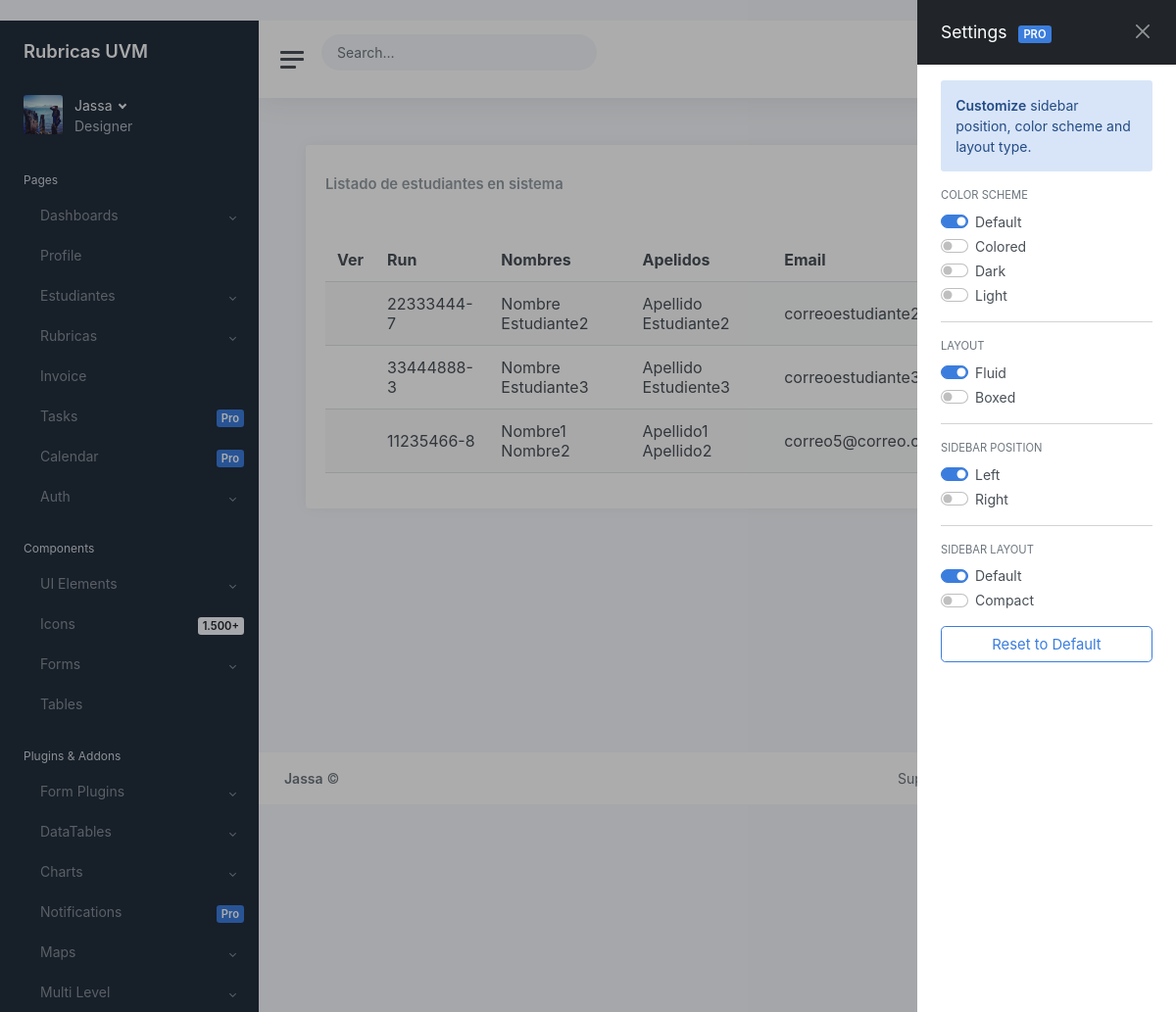
Page /students_list (signed in) on the earlier database version.
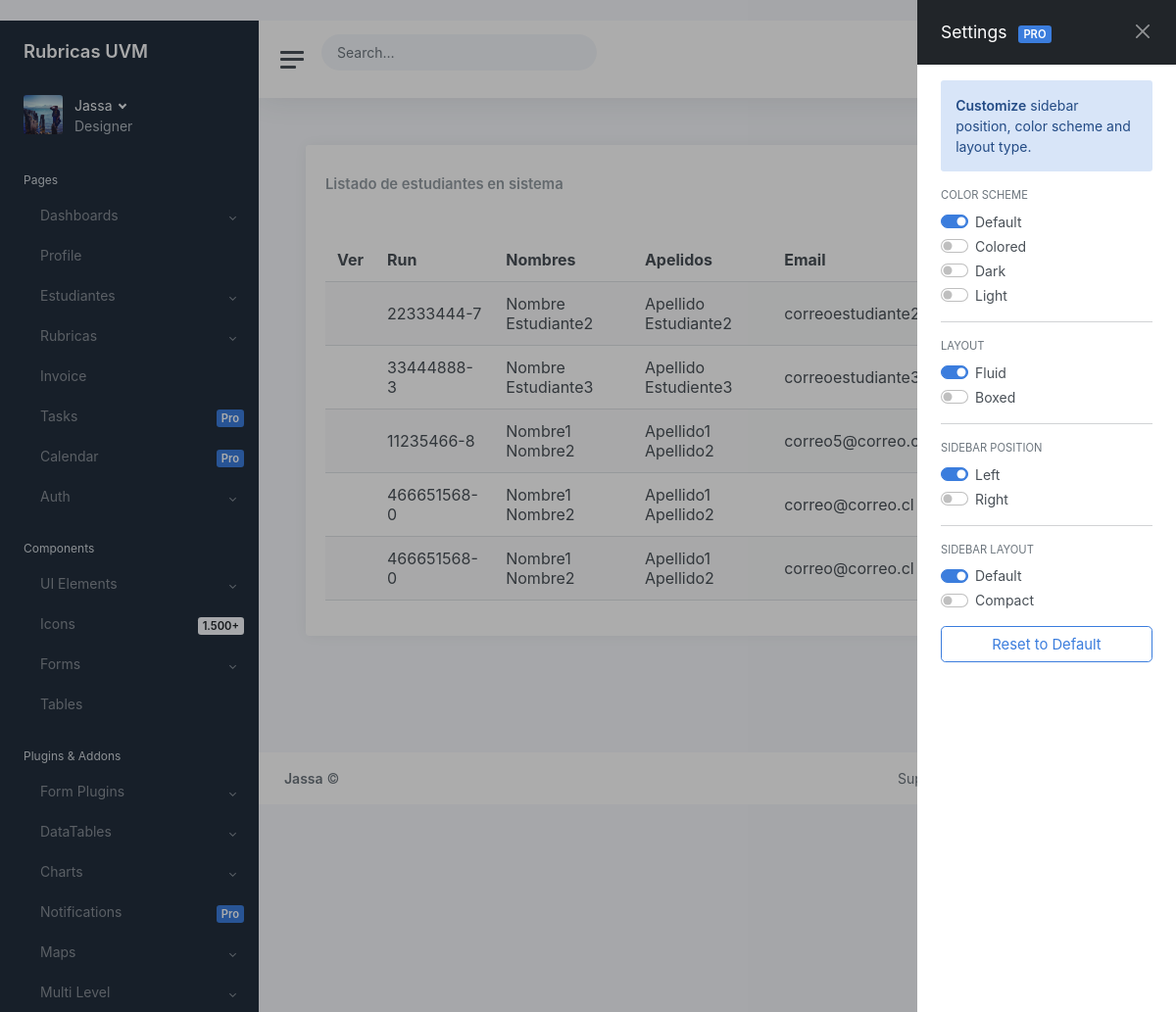
Same page on the later database version.
### main/models.py (models this page shows, shortened)
class Usuario(models.Model):
    user = models.OneToOneField(User, on_delete=models.CASCADE)
    names = models.CharField(max_length=50)
    last_names = models.CharField(max_length=50)
    profile_image = models.ImageField(null=True, blank=True, upload_to='images/')
    personal_info = models.TextField()
    email = models.EmailField(max_length=50)
    @staticmethod
    def get_usuario(request):
        user = request.user
        usuario = Usuario.objects.get(user = user)
        return usuario

class Estudiante(models.Model):
    run = models.CharField(max_length=20)
    email = models.EmailField(max_length=50)
    names = models.CharField(max_length=50)
    surenames = models.CharField(max_length=50)
    adress = models.CharField(max_length=250)
    city = models.CharField(max_length=20)
    fono = models.CharField(max_length=10)

### main/views.py (the view)
# urls.py: path('students_list',views.students_list, name='students_list'),
def students_list(request):
    usuario = Usuario.get_usuario(request)
    estudiantes = Estudiante.objects.all()
    return render(request, 'students_list.html', {'usuario':usuario, 'estudiantes':estudiantes})

### templates/students_list.html (shortened to what this page needs)
{% extends 'base_templates/base.html' %}
{% load static %}
{% block content %}
    <main class="content">
        <div class="container-fluid p-0">
            <div class="row">
                <div class="col-12">
                    <div class="card">
                        <div class="card-header">
                            <h5 class="card-title pt-3">Listado de estudiantes en sistema</h5>
                        </div>
                        <div class="card-body">
                            <table id="datatables-reponsive" class="table table-striped" style="width:100%">
                                <thead>
                                    <tr>
                                        <th>Ver</th>
                                        <th>Run</th>
                                        <th>Nombres</th>
                                        <th>Apelidos</th>
                                        <th>Email</th>
                                        <th>Opciones</th>
                                    </tr>
                                </thead>
                                <tbody>
                                    {% for estudiante in estudiantes %}
                                        <tr>
                                            <td class="text-center">
                                            </td>
                                            <td>{{ estudiante.run }}</td>
                                            <td>{{ estudiante.names | title }}</td>
                                            <td>{{ estudiante.surenames | title }}</td>
                                            <td>{{ estudiante.email }}</td>
                                            <td class="text-center">
                                            </td>
                                        </tr>
                                    {% endfor %}
                                </tbody>
                            </table>
                        </div>
                    </div>
                </div>
            </div>
        </div>
    </main>
{% endblock %}

### templates/base_templates/base.html (shortened to what this page needs)
﻿{% load static %}
<!DOCTYPE html>
<html lang="en">
<head>
	<link rel="stylesheet" href="https://cdnjs.cloudflare.com/ajax/libs/font-awesome/6.7.2/css/all.min.css" />
    <link href="https://cdn.jsdelivr.net/npm/bootstrap@5.0.2/dist/css/bootstrap.min.css" rel="stylesheet">
    <link href="{% static 'css/dashboard/light.css' %}" rel="stylesheet">
</head>
<body data-theme="default" data-layout="fluid" data-sidebar-position="left" data-sidebar-layout="default">
	<div class="wrapper">
		{% block  'left_sidebar' %}
		{% include 'base_templates/left_sidebar.html' %}
		{% endblock %}
		<div class="main">
			{% block 'navbar' %}
			{% include 'base_templates/navbar.html' %}
			{% endblock %}
			{% block content %}
			{% endblock %}
			{% block 'footer' %}
			{% include 'base_templates/footer.html' %}
			{% endblock %}
		</div>
	</div>
</body>
</html>

### templates/base_templates/left_sidebar.html (shortened to what this page needs)
{% load static %}
<nav id="sidebar" class="sidebar js-sidebar">
    <div class="sidebar-content js-simplebar">
        <a class="sidebar-brand" href="index.html">
            <span class="sidebar-brand-text align-middle">
                Rubricas UVM
            </span>
        </a>
        <div class="sidebar-user">
            <div class="d-flex justify-content-center">
                <div class="flex-shrink-0">
                    {% if usuario.profile_image %}
                        <img src="{{ usuario.profile_image.url }}" class="avatar img-fluid rounded me-1"" >
                    {% else %}
                        <img rc="{% static 'img/dashboard/avatars/avatar.jpg' %}" class="avatar img-fluid rounded me-1">
                    {% endif %}
                </div>
                <div class="flex-grow-1 ps-2">
                    <a class="sidebar-user-title dropdown-toggle" href="#" data-bs-toggle="dropdown">
                        Jassa
                    </a>
                    <div class="sidebar-user-subtitle">Designer</div>
                </div>
            </div>
        </div>
        <ul class="sidebar-nav">
            <li class="sidebar-header">
                Pages
            </li>
            <li class="sidebar-item">
                <a data-bs-target="#dashboards" data-bs-toggle="collapse" class="sidebar-link collapsed">
                     <span class="align-middle">Dashboards</span>
                </a>
            </li>
            <li class="sidebar-item">
                <a class="sidebar-link" href="{% url 'profile' %}">
                     <span class="align-middle">Profile</span>
                </a>
            </li>
            <li class="sidebar-item">
                <a data-bs-target="#pages" data-bs-toggle="collapse" class="sidebar-link collapsed">
                     <span class="align-middle">Estudiantes</span>
                </a>
            </li>
            <li class="sidebar-item">
                <a data-bs-target="#rubricas" data-bs-toggle="collapse" class="sidebar-link collapsed">
                     <span class="align-middle">Rubricas</span>
                </a>
            </li>
            <li class="sidebar-item">
                <a class="sidebar-link" href="pages-invoice.html">
                     <span class="align-middle">Invoice</span>
                </a>
            </li>
            <li class="sidebar-item">
                <a class="sidebar-link" href="pages-tasks.html">
                     <span class="align-middle">Tasks</span>
                    <span class="sidebar-badge badge bg-primary">Pro</span>
                </a>
            </li>
            <li class="sidebar-item">
                <a class="sidebar-link" href="calendar.html">
                     <span class="align-middle">Calendar</span>
                    <span class="sidebar-badge badge bg-primary">Pro</span>
                </a>
            </li>
            <li class="sidebar-item">
                <a href="#auth" data-bs-toggle="collapse" class="sidebar-link collapsed">
                     <span class="align-middle">Auth</span>
                </a>
            </li>
            <li class="sidebar-header">
                Components
            </li>
            <li class="sidebar-item">
                <a data-bs-target="#ui" data-bs-toggle="collapse" class="sidebar-link collapsed">
                     <span class="align-middle">UI Elements</span>
                </a>
            </li>
            <li class="sidebar-item">
                <a data-bs-target="#icons" data-bs-toggle="collapse" class="sidebar-link collapsed">
                     <span class="align-middle">Icons</span>
                    <span class="sidebar-badge badge bg-light">1.500+</span>
                </a>
            </li>
            <li class="sidebar-item">
                <a data-bs-target="#forms" data-bs-toggle="collapse" class="sidebar-link collapsed">
                     <span class="align-middle">Forms</span>
                </a>
            </li>
            <li class="sidebar-item">
                <a class="sidebar-link" href="tables-bootstrap.html">
                     <span class="align-middle">Tables</span>
                </a>
            </li>
            <li class="sidebar-header">
                Plugins & Addons
            </li>
            <li class="sidebar-item">
                <a data-bs-target="#form-plugins" data-bs-toggle="collapse" class="sidebar-link collapsed">
                     <span class="align-middle">Form Plugins</span>
                </a>
            </li>
            <li class="sidebar-item">
                <a data-bs-target="#datatables" data-bs-toggle="collapse" class="sidebar-link collapsed">
                     <span class="align-middle">DataTables</span>
                </a>
            </li>
            <li class="sidebar-item">
                <a data-bs-target="#charts" data-bs-toggle="collapse" class="sidebar-link collapsed">
                     <span class="align-middle">Charts</span>
                </a>
            </li>
            <li class="sidebar-item">
                <a class="sidebar-link" href="notifications.html">
                     <span class="align-middle">Notifications</span>
                    <span class="sidebar-badge badge bg-primary">Pro</span>
                </a>
            </li>
            <li class="sidebar-item">
                <a data-bs-target="#maps" data-bs-toggle="collapse" class="sidebar-link collapsed">
                     <span class="align-middle">Maps</span>
                </a>
            </li>
            <li class="sidebar-item">
                <a data-bs-target="#multi" data-bs-toggle="collapse" class="sidebar-link collapsed">
                     <span class="align-middle">Multi Level</span>
                </a>
            </li>
        </ul>
    </div>
</nav>

### templates/base_templates/navbar.html (shortened to what this page needs)
{% load static %}
<nav class="navbar navbar-expand navbar-light navbar-bg">
    <a class="sidebar-toggle js-sidebar-toggle">
        <i class="hamburger align-self-center"></i>
    </a>
    <form class="d-none d-sm-inline-block">
        <div class="input-group input-group-navbar">
            <input type="text" class="form-control" placeholder="Search…" aria-label="Search">
            <button class="btn" type="button">
            </button>
        </div>
    </form>
    <div class="navbar-collapse collapse">
        <ul class="navbar-nav navbar-align">
            <li class="nav-item dropdown">
                <a class="nav-icon dropdown-toggle" href="#" id="alertsDropdown" data-bs-toggle="dropdown">
                    <div class="position-relative">
                        <span class="indicator">4</span>
                    </div>
                </a>
            </li>
            <li class="nav-item dropdown">
                <a class="nav-icon dropdown-toggle" href="#" id="messagesDropdown" data-bs-toggle="dropdown">
                </a>
            </li>
            <li class="nav-item dropdown">
                <a class="nav-flag dropdown-toggle" href="#" id="languageDropdown" data-bs-toggle="dropdown">
                </a>
            </li>
            <li class="nav-item">
                <a class="nav-icon js-fullscreen d-none d-lg-block" href="#">
                </a>
            </li>
            <li class="nav-item dropdown">
                <a class="nav-icon pe-md-0 dropdown-toggle" href="#" data-bs-toggle="dropdown">
                </a>
            </li>
        </ul>
    </div>
</nav>

### templates/base_templates/footer.html
<footer class="footer">
    <div class="container-fluid">
        <div class="row text-muted">
            <div class="col-6 text-start">
                <p class="mb-0">
                    <a href="index.html" class="text-muted"><strong>Jassa</strong></a> &copy;
                </p>
            </div>
            <div class="col-6 text-end">
                <ul class="list-inline">
                    <li class="list-inline-item">
                        <a class="text-muted" href="#">Support</a>
                    </li>
                    <li class="list-inline-item">
                        <a class="text-muted" href="#">Help Center</a>
                    </li>
                    <li class="list-inline-item">
                        <a class="text-muted" href="#">Privacy</a>
                    </li>
                    <li class="list-inline-item">
                        <a class="text-muted" href="#">Terms</a>
                    </li>
                </ul>
            </div>
        </div>
    </div>
</footer>

Differences in the rows shown:
added Estudiante: run "466651568-0", names "Nombre1 Nombre2", surenames "Apellido1 Apellido2", email "correo@correo.cl"
added Estudiante: run "466651568-0", names "Nombre1 Nombre2", surenames "Apellido1 Apellido2", email "correo@correo.cl"
